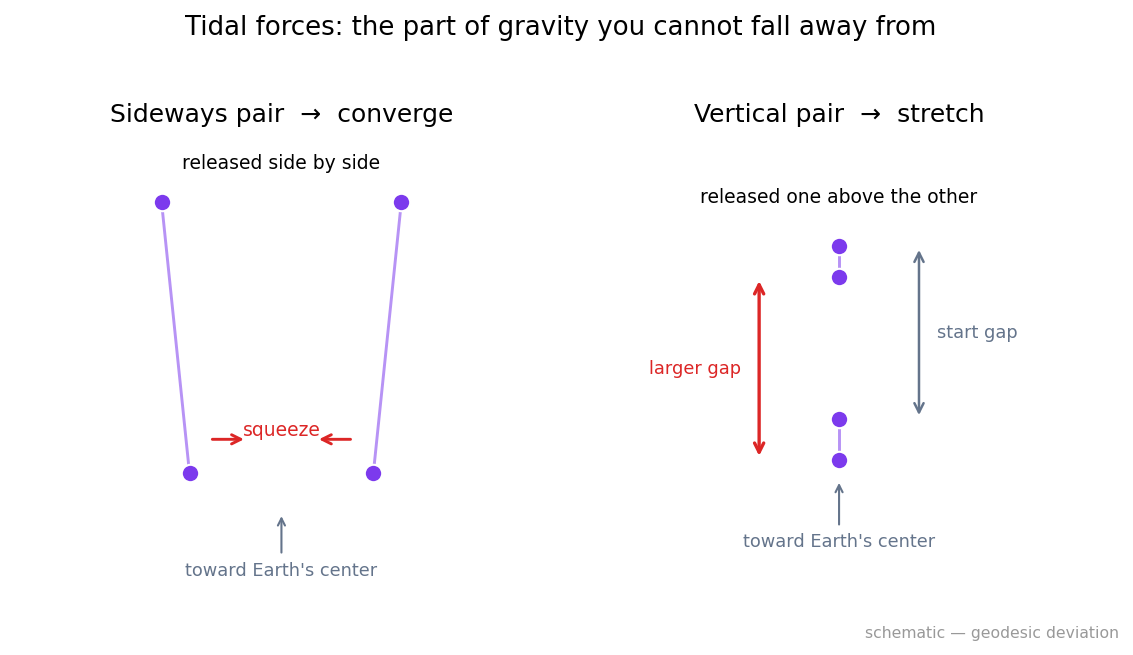

Source code (Python):
import numpy as np, matplotlib
matplotlib.use("Agg")
import matplotlib.pyplot as plt
plt.rcParams.update({"figure.dpi":150,"savefig.dpi":150,"font.size":11,
    "axes.grid":True,"grid.alpha":0.25,"axes.spines.top":False,"axes.spines.right":False,
    "axes.titlesize":12,"figure.facecolor":"white","axes.facecolor":"white"})
C_FW="#7c3aed"; C_NEWTON="#64748b"; C_MOND="#0891b2"; C_DATA="#dc2626"
fig, (axL, axR) = plt.subplots(1, 2, figsize=(7.6,4.3))
for a in (axL, axR):
    a.grid(False); a.set_xticks([]); a.set_yticks([])
    a.spines["left"].set_visible(False); a.spines["bottom"].set_visible(False)

# Earth center (well below the frame), used to aim the radial paths
cx, cy = 0.0, -9.0

# ---------- LEFT: horizontal pair -> converge (sideways squeeze) ----------
x0 = np.array([-0.9, 0.9])      # two balls released side by side at top
y_top = 3.0
y_levels = np.linspace(y_top, 0.2, 60)
for xb in x0:
    # straight line toward Earth's center; parametrize by height
    t = (y_top - y_levels)/(y_top - cy)
    px = xb + (cx - xb)*t
    py = y_levels
    axL.plot(px, py, color=C_FW, lw=1.4, alpha=0.55)
# release positions (top) and final positions (bottom)
for xb in x0:
    axL.scatter([xb],[y_top], s=70, color=C_FW, zorder=5, edgecolor="white")
    t = (y_top - 0.2)/(y_top - cy)
    axL.scatter([xb+(cx-xb)*t],[0.2], s=70, color=C_FW, zorder=5, edgecolor="white")
axL.annotate("", xy=(0.25,0.55), xytext=(0.55,0.55),
             arrowprops=dict(arrowstyle="->", color=C_DATA, lw=1.4))
axL.annotate("", xy=(-0.25,0.55), xytext=(-0.55,0.55),
             arrowprops=dict(arrowstyle="->", color=C_DATA, lw=1.4))
axL.text(0.0, 0.55, "squeeze", color=C_DATA, ha="center", va="bottom", fontsize=9)
axL.text(0.0, y_top+0.35, "released side by side", ha="center", fontsize=9)
axL.annotate("toward Earth's center", xy=(0.0,-0.2), xytext=(0.0,-0.85),
             ha="center", fontsize=8.5, color=C_NEWTON,
             arrowprops=dict(arrowstyle="->", color=C_NEWTON, lw=1.0))
axL.set_title("Sideways pair  →  converge")
axL.set_xlim(-2.0, 2.0); axL.set_ylim(-1.2, 3.7)

# ---------- RIGHT: vertical pair -> separate (vertical stretch) ----------
# lower ball is closer to Earth, stronger g, falls faster -> gap grows
yU0, yL0 = 2.4, 1.0            # upper and lower start heights
# fall distances ~ g(height) increasing downward; model gap growth schematically
steps = np.linspace(0, 1, 60)
# acceleration grows as you get closer to Earth (1/r^2 toward cy)
def fall(y0):
    # integrate a simple deepening: lower start -> larger drop
    drop = 0.0; y = y0; ys=[y]
    for _ in range(59):
        gloc = 1.0/ (y - cy)**2 * 30.0   # stronger when closer to center
        y = y - 0.018*gloc
        ys.append(y)
    return np.array(ys)
yU = fall(yU0); yL = fall(yL0)
xcol = 0.0
axR.plot(np.full_like(yU, xcol), yU, color=C_FW, lw=1.4, alpha=0.55)
axR.plot(np.full_like(yL, xcol), yL, color=C_FW, lw=1.4, alpha=0.55)
axR.scatter([xcol,xcol],[yU0,yL0], s=70, color=C_FW, zorder=5, edgecolor="white")
axR.scatter([xcol,xcol],[yU[-1],yL[-1]], s=70, color=C_FW, zorder=5, edgecolor="white")
# initial gap bracket vs final gap bracket
axR.annotate("", xy=(0.45,yU0), xytext=(0.45,yL0),
             arrowprops=dict(arrowstyle="<->", color=C_NEWTON, lw=1.2))
axR.text(0.55, (yU0+yL0)/2, "start gap", color=C_NEWTON, fontsize=8.5, va="center")
axR.annotate("", xy=(-0.45,yU[-1]), xytext=(-0.45,yL[-1]),
             arrowprops=dict(arrowstyle="<->", color=C_DATA, lw=1.6))
axR.text(-0.55, (yU[-1]+yL[-1])/2, "larger gap", color=C_DATA, fontsize=8.5,
         va="center", ha="right")
axR.text(0.0, yU0+0.35, "released one above the other", ha="center", fontsize=9)
axR.annotate("toward Earth's center", xy=(0.0, yL[-1]-0.15), xytext=(0.0, yL[-1]-0.7),
             ha="center", fontsize=8.5, color=C_NEWTON,
             arrowprops=dict(arrowstyle="->", color=C_NEWTON, lw=1.0))
axR.set_title("Vertical pair  →  stretch")
axR.set_xlim(-1.5, 1.5); axR.set_ylim(yL[-1]-1.2, yU0+0.9)

fig.suptitle("Tidal forces: the part of gravity you cannot fall away from", fontsize=12.5)
fig.text(0.99, 0.01, "schematic — geodesic deviation", ha="right", va="bottom",
         fontsize=7.5, color="#999999")
fig.tight_layout(rect=[0,0.02,1,0.96])
fig.savefig("ch07_tidal_geodesic_deviation.png", bbox_inches="tight"); print("ok")
